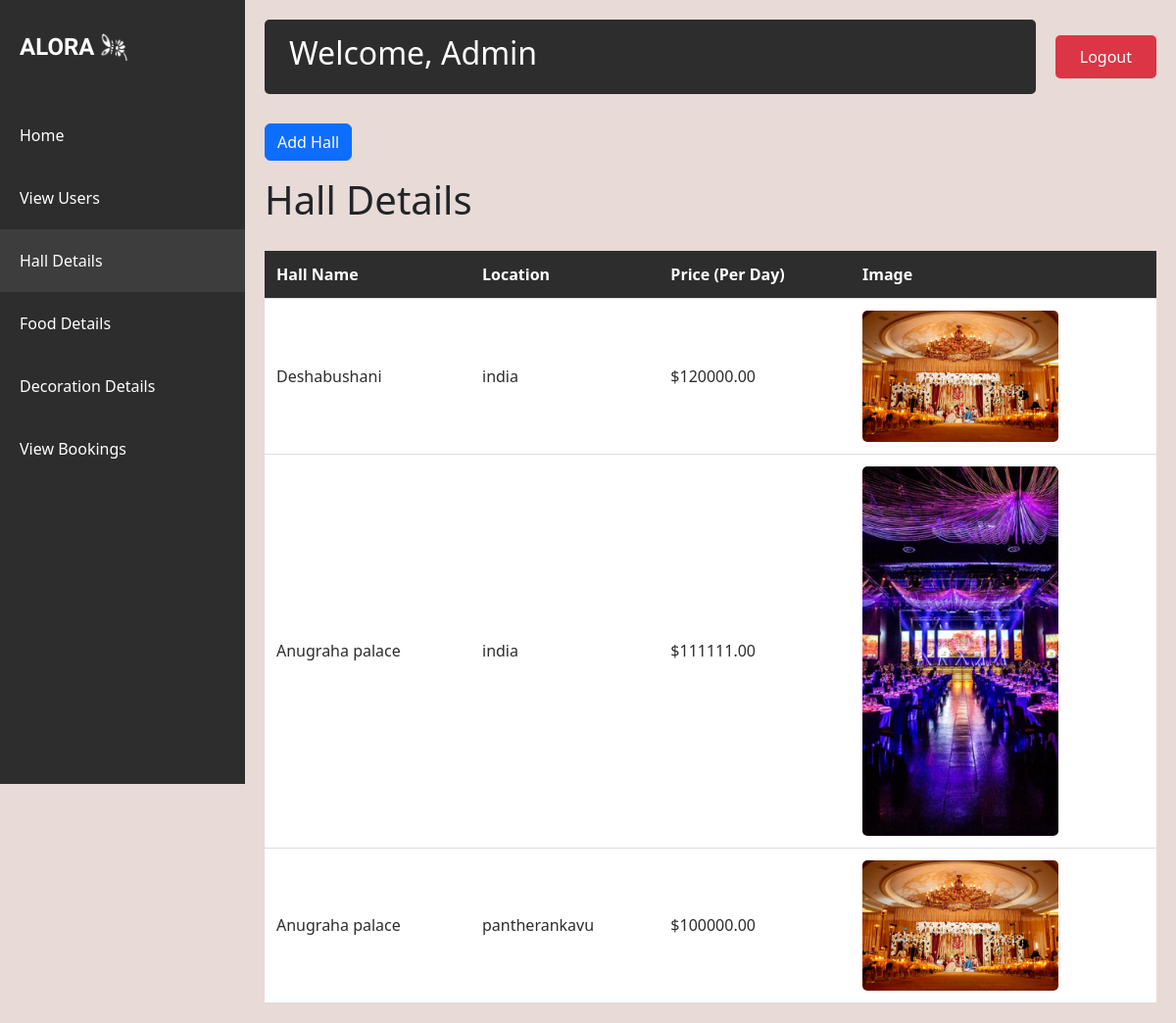
Before: /adddetails with the older database file.
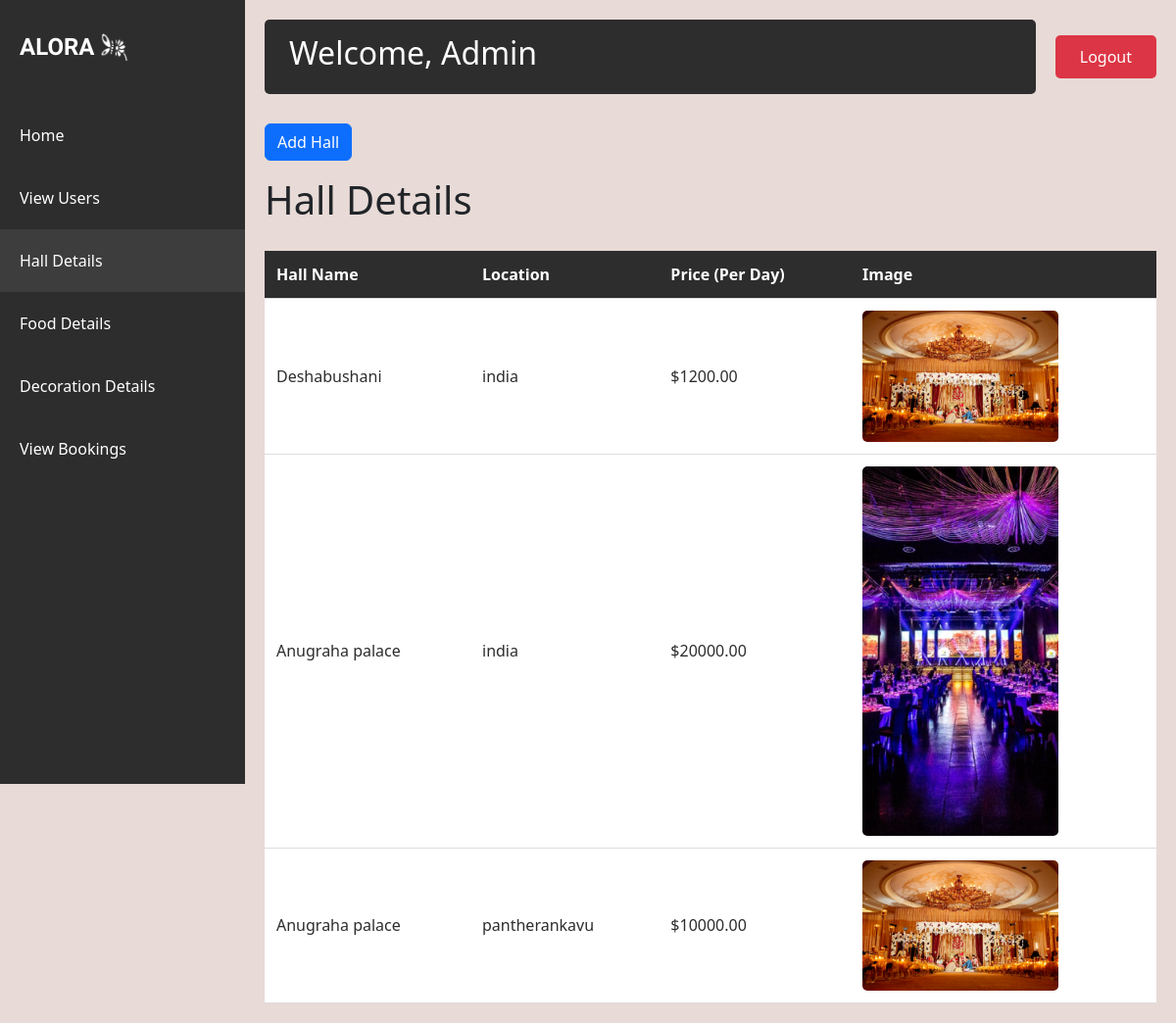
After: the same page with the newer database file.
### app/models.py (models this page shows)
class Halls(models.Model):
    hall_name=models.CharField(max_length=100)
    location=models.CharField(max_length=200)
    capacity=models.IntegerField()
    price_per_day=models.DecimalField(max_digits=10,decimal_places=2)
    photo_url=models.FileField()
    hall_description=models.TextField(null=True,blank=True)

### app/views.py (the view)
# urls.py: path('adddetails',views.hall_details,name='halldetails'),
def hall_details(request):
    data=Halls.objects.all()
    return render(request,'hall_details.html',{'data':data})

### templates/hall_details.html (shortened to what this page needs)
<!DOCTYPE html>
<html lang="en">
<head>
    {% load static %}
    <link href="https://cdn.jsdelivr.net/npm/bootstrap@5.3.0/dist/css/bootstrap.min.css" rel="stylesheet">
</head>
<body>
    <div class="sidebar">
        <div class="logo-container">
            <div class="logo">ALORA</div>
            <img src="{% static 'aloral.png' %}" alt="Light Bulb" class="logo-image">
        </div>
        <nav class="nav flex-column">
            <a class="nav-link" href="{% url 'admin' %}">Home</a>
            <a class="nav-link" href="{% url 'viewusers' %}">View Users</a>
            <a class="nav-link active" href="{% url 'halldetails' %}">Hall Details</a>
            <a class="nav-link" href="{% url 'fooddetails' %}">Food Details</a>
            <a class="nav-link" href="{% url 'decorationdetails' %}">Decoration Details</a>
            <a class="nav-link" href="{% url 'admin_view_booking' %}">View Bookings</a>
        </nav>
    </div>
    <div class="main-content">
        <div class="top-nav">
            <div class="welcome-section">
                <h2>Welcome, Admin</h2>
            </div>
            <a href="{% url 'logout' %}" class="logout-btn">Logout</a>
        </div>
        <a href="{% url 'addhall' %}" class="btn btn-primary mb-3">Add Hall</a>
        <h1>Hall Details</h1>
        <div class="table-responsive">
            <table class="hall-table">
                <thead>
                    <tr>
                        <th>Hall Name</th>
                        <th>Location</th>
                        <th>Price (Per Day)</th>
                        <th>Image</th>
                    </tr>
                </thead>
                <tbody>
                    {% for x in data %}
                    <tr>
                        <td>{{ x.hall_name }}</td>
                        <td>{{ x.location }}</td>
                        <td>${{ x.price_per_day }}</td>
                        <td><img src="{{ x.photo_url.url }}" alt="{{ x.hall_name }}" height="100px" width="100px"></td>
                    </tr>
                    {% endfor %}
                </tbody>
            </table>
        </div>
    </div>
</body>
</html>

Changed rows visible on the page:
changed Halls "Deshabushani": price_per_day "120000.00" → "1200.00"
changed Halls (number 2 of 3 on the later page): price_per_day "111111.00" → "20000.00"
changed Halls "pantherankavu": price_per_day "100000.00" → "10000.00"
